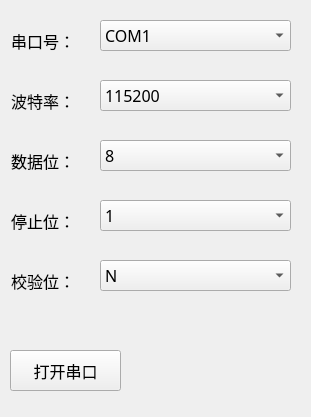
<?xml version="1.0" encoding="UTF-8"?>
<ui version="4.0">
 <class>FormSetUART</class>
 <widget class="QWidget" name="FormSetUART">
  <property name="geometry">
   <rect>
    <x>0</x>
    <y>0</y>
    <width>311</width>
    <height>417</height>
   </rect>
  </property>
  <property name="windowTitle">
   <string>串口设置</string>
  </property>
  <widget class="QComboBox" name="baudRateComboBox">
   <property name="geometry">
    <rect>
     <x>100</x>
     <y>80</y>
     <width>191</width>
     <height>31</height>
    </rect>
   </property>
   <property name="font">
    <font>
     <family>新宋体</family>
     <pointsize>12</pointsize>
    </font>
   </property>
   <property name="currentText">
    <string>115200</string>
   </property>
   <property name="currentIndex">
    <number>4</number>
   </property>
   <item>
    <property name="text">
     <string>4800</string>
    </property>
   </item>
   <item>
    <property name="text">
     <string>9600</string>
    </property>
   </item>
   <item>
    <property name="text">
     <string>19200</string>
    </property>
   </item>
   <item>
    <property name="text">
     <string>38400</string>
    </property>
   </item>
   <item>
    <property name="text">
     <string>115200</string>
    </property>
   </item>
  </widget>
  <widget class="QComboBox" name="dataBitsComboBox">
   <property name="geometry">
    <rect>
     <x>100</x>
     <y>140</y>
     <width>191</width>
     <height>31</height>
    </rect>
   </property>
   <property name="font">
    <font>
     <family>新宋体</family>
     <pointsize>12</pointsize>
    </font>
   </property>
   <property name="currentText">
    <string>8</string>
   </property>
   <property name="currentIndex">
    <number>1</number>
   </property>
   <item>
    <property name="text">
     <string>7</string>
    </property>
   </item>
   <item>
    <property name="text">
     <string>8</string>
    </property>
   </item>
  </widget>
  <widget class="QLabel" name="uartNumLabel">
   <property name="geometry">
    <rect>
     <x>11</x>
     <y>20</y>
     <width>81</width>
     <height>41</height>
    </rect>
   </property>
   <property name="font">
    <font>
     <family>Arial</family>
     <pointsize>12</pointsize>
    </font>
   </property>
   <property name="text">
    <string>串口号：</string>
   </property>
  </widget>
  <widget class="QLabel" name="stopBitsLabel">
   <property name="geometry">
    <rect>
     <x>11</x>
     <y>200</y>
     <width>81</width>
     <height>41</height>
    </rect>
   </property>
   <property name="font">
    <font>
     <family>Arial</family>
     <pointsize>12</pointsize>
    </font>
   </property>
   <property name="text">
    <string>停止位：</string>
   </property>
  </widget>
  <widget class="QComboBox" name="stopBitsComboBox">
   <property name="geometry">
    <rect>
     <x>100</x>
     <y>200</y>
     <width>191</width>
     <height>31</height>
    </rect>
   </property>
   <property name="font">
    <font>
     <family>新宋体</family>
     <pointsize>12</pointsize>
    </font>
   </property>
   <item>
    <property name="text">
     <string>1</string>
    </property>
   </item>
   <item>
    <property name="text">
     <string>2</string>
    </property>
   </item>
  </widget>
  <widget class="QLabel" name="dataBitsLabel">
   <property name="geometry">
    <rect>
     <x>11</x>
     <y>140</y>
     <width>81</width>
     <height>41</height>
    </rect>
   </property>
   <property name="font">
    <font>
     <family>Arial</family>
     <pointsize>12</pointsize>
    </font>
   </property>
   <property name="text">
    <string>数据位：</string>
   </property>
  </widget>
  <widget class="QComboBox" name="uartNumComboBox">
   <property name="geometry">
    <rect>
     <x>100</x>
     <y>20</y>
     <width>191</width>
     <height>31</height>
    </rect>
   </property>
   <property name="font">
    <font>
     <family>新宋体</family>
     <pointsize>12</pointsize>
    </font>
   </property>
   <item>
    <property name="text">
     <string>COM1</string>
    </property>
   </item>
  </widget>
  <widget class="QLabel" name="baudRateLabel">
   <property name="geometry">
    <rect>
     <x>11</x>
     <y>80</y>
     <width>81</width>
     <height>41</height>
    </rect>
   </property>
   <property name="font">
    <font>
     <family>Arial</family>
     <pointsize>12</pointsize>
    </font>
   </property>
   <property name="text">
    <string>波特率：</string>
   </property>
  </widget>
  <widget class="QLabel" name="parityLabel">
   <property name="geometry">
    <rect>
     <x>11</x>
     <y>260</y>
     <width>81</width>
     <height>41</height>
    </rect>
   </property>
   <property name="font">
    <font>
     <family>Arial</family>
     <pointsize>12</pointsize>
    </font>
   </property>
   <property name="text">
    <string>校验位：</string>
   </property>
  </widget>
  <widget class="QLabel" name="uartStsLabel">
   <property name="geometry">
    <rect>
     <x>220</x>
     <y>340</y>
     <width>61</width>
     <height>61</height>
    </rect>
   </property>
   <property name="styleSheet">
    <string notr="true">border-image: url(:/png/image/close.png);</string>
   </property>
   <property name="text">
    <string/>
   </property>
   <property name="pixmap">
    <pixmap>:/new/prefix1/image/close.png</pixmap>
   </property>
   <property name="scaledContents">
    <bool>true</bool>
   </property>
  </widget>
  <widget class="QComboBox" name="parityComboBox">
   <property name="geometry">
    <rect>
     <x>100</x>
     <y>260</y>
     <width>191</width>
     <height>31</height>
    </rect>
   </property>
   <property name="font">
    <font>
     <family>新宋体</family>
     <pointsize>12</pointsize>
    </font>
   </property>
   <item>
    <property name="text">
     <string>N</string>
    </property>
   </item>
   <item>
    <property name="text">
     <string>O</string>
    </property>
   </item>
   <item>
    <property name="text">
     <string>E</string>
    </property>
   </item>
  </widget>
  <widget class="QPushButton" name="openUARTButton">
   <property name="geometry">
    <rect>
     <x>10</x>
     <y>350</y>
     <width>111</width>
     <height>41</height>
    </rect>
   </property>
   <property name="font">
    <font>
     <family>Arial</family>
     <pointsize>12</pointsize>
    </font>
   </property>
   <property name="text">
    <string>打开串口</string>
   </property>
  </widget>
 </widget>
 <resources>
  <include location="img.qrc"/>
 </resources>
 <connections/>
</ui>
